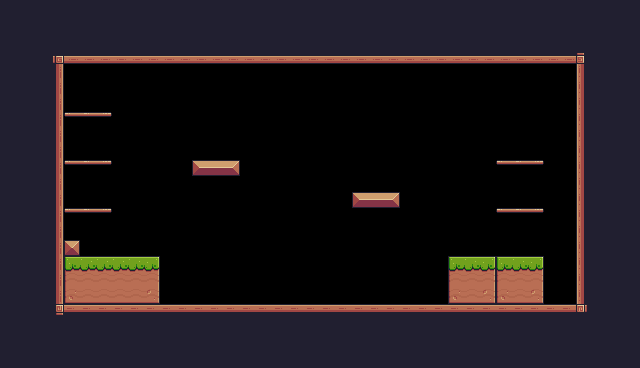

This is a level from a 2D game, rendered from its Tiled map with the project's own tilesets. A one-line summary and the complete map file follow:
An orthogonal 40x23 tile map with 16x16 px tiles, 1 tile layer (Background) and 15 objects (5x Platform, Player).

<map version="1.10" tiledversion="1.10.2" orientation="orthogonal" renderorder="right-down" width="40" height="23" tilewidth="16" tileheight="16" infinite="0" nextlayerid="4" nextobjectid="23">
 <tileset firstgid="1" source="Pixel Adventure.tsx" />
 <layer id="1" name="Background" width="40" height="23">
  <data encoding="csv">
24,24,24,24,24,24,24,24,24,24,24,24,24,24,24,24,24,24,24,24,24,24,24,24,24,24,24,24,24,24,24,24,24,24,24,24,24,24,24,24,
24,24,24,24,24,24,24,24,24,24,24,24,24,24,24,24,24,24,24,24,24,24,24,24,24,24,24,24,24,24,24,24,24,24,24,24,24,24,24,24,
24,24,24,24,24,24,24,24,24,24,24,24,24,24,24,24,24,24,24,24,24,24,24,24,24,24,24,24,24,24,24,24,24,112,112,24,24,24,24,24,
24,24,24,92,134,134,134,134,134,134,134,134,134,134,134,134,134,134,134,134,134,134,134,134,134,134,134,134,134,134,134,134,134,134,134,134,93,24,24,24,
24,24,24,113,0,0,0,0,0,0,0,0,0,0,0,0,0,0,0,0,0,0,0,0,0,0,0,0,0,0,0,0,0,0,0,0,111,24,24,24,
24,24,24,113,0,0,0,0,0,0,0,0,0,0,0,0,0,0,0,0,0,0,0,0,0,0,0,0,0,0,0,0,0,0,0,0,111,24,24,24,
24,24,24,113,0,0,0,0,0,0,0,0,0,0,0,0,0,0,0,0,0,0,0,0,0,0,0,0,0,0,0,0,0,0,0,0,111,24,24,24,
24,24,24,113,40,41,42,0,0,0,0,0,0,0,0,0,0,0,0,0,0,0,0,0,0,0,0,0,0,0,0,0,0,0,0,0,111,24,24,24,
24,24,24,113,0,0,0,0,0,0,0,0,0,0,0,0,0,0,0,0,0,0,0,0,0,0,0,0,0,0,0,0,0,0,0,0,111,24,24,24,
24,24,24,113,0,0,0,0,0,0,0,0,0,0,0,0,0,0,0,0,0,0,0,0,0,0,0,0,0,0,0,0,0,0,0,0,111,24,24,24,
24,24,24,113,40,41,42,0,0,0,0,0,13,14,15,0,0,0,0,0,0,0,0,0,0,0,0,0,0,0,0,40,41,42,0,0,111,24,24,24,
24,24,24,113,0,0,0,0,0,0,0,0,0,0,0,0,0,0,0,0,0,0,0,0,0,0,0,0,0,0,0,0,0,0,0,0,111,24,24,24,
24,24,24,113,0,0,0,0,0,0,0,0,0,0,0,0,0,0,0,0,0,0,13,14,15,0,0,0,0,0,0,0,0,0,0,0,111,24,24,24,
24,24,24,113,40,41,42,0,0,0,0,0,0,0,0,0,0,0,0,0,0,0,0,0,0,0,0,0,0,0,0,40,41,42,0,0,111,24,24,24,
24,24,24,113,0,0,0,0,0,0,0,0,0,0,0,0,0,0,0,0,0,0,0,0,0,0,0,0,0,0,0,0,0,0,0,0,111,24,24,24,
24,24,24,113,35,0,0,0,0,0,0,0,0,0,0,0,0,0,0,0,0,0,0,0,0,0,0,0,0,0,0,0,0,0,0,0,111,24,24,24,
24,24,24,113,7,8,8,8,8,9,0,0,0,0,0,0,0,0,0,0,0,0,0,0,0,0,0,0,7,8,9,7,8,9,0,0,111,24,24,24,
24,24,24,113,29,30,30,30,30,31,0,0,0,0,0,0,0,0,0,0,0,0,0,0,0,0,0,0,29,30,31,29,30,31,0,0,111,24,24,24,
24,24,24,113,51,52,52,52,52,53,0,0,0,0,0,0,0,0,0,0,0,0,0,0,0,0,0,0,51,52,53,51,52,53,0,0,111,24,24,24,
24,24,24,114,90,90,90,90,90,90,90,90,90,90,90,90,90,90,90,90,90,90,90,90,90,90,90,90,90,90,90,90,90,90,90,90,115,24,24,24,
24,24,24,24,24,24,24,24,24,24,24,24,24,24,24,24,24,24,24,24,24,24,24,24,24,24,24,24,24,24,24,24,24,24,24,24,24,24,24,24,
24,24,24,24,24,24,24,24,24,24,24,24,24,24,24,24,24,24,24,24,24,24,24,24,24,24,24,24,24,24,24,24,24,24,24,24,24,24,24,24,
24,24,24,24,24,24,24,24,24,24,24,24,24,24,24,24,24,24,24,24,24,24,24,24,24,24,24,24,24,24,24,24,24,24,24,24,24,24,24,24
</data>
 </layer>
 <objectgroup id="3" name="Collision">
  <object id="4" x="48" y="48" width="16" height="272" />
  <object id="5" x="64" y="48" width="528" height="16" />
  <object id="6" x="576" y="48" width="16" height="272" />
  <object id="9" x="64" y="304" width="512" height="16" />
  <object id="11" x="64" y="240" width="16" height="16" />
  <object id="12" x="64" y="256" width="96" height="48" />
  <object id="13" x="448" y="256" width="96" height="48" />
  <object id="14" x="352" y="192" width="48" height="16" />
  <object id="15" x="192" y="160" width="48" height="16" />
  <object id="17" type="Platform" x="496" y="208" width="48" height="16" />
  <object id="19" type="Platform" x="496" y="160" width="48" height="16" />
  <object id="20" type="Platform" x="64" y="112" width="48" height="16" />
  <object id="21" type="Platform" x="64" y="160" width="48" height="16" />
  <object id="22" type="Platform" x="64" y="208" width="48" height="16" />
 </objectgroup>
 <objectgroup id="2" name="Spawnpoints">
  <object id="3" name="Player" type="Player" x="304.333" y="255.333" width="32" height="32" />
 </objectgroup>
</map>
